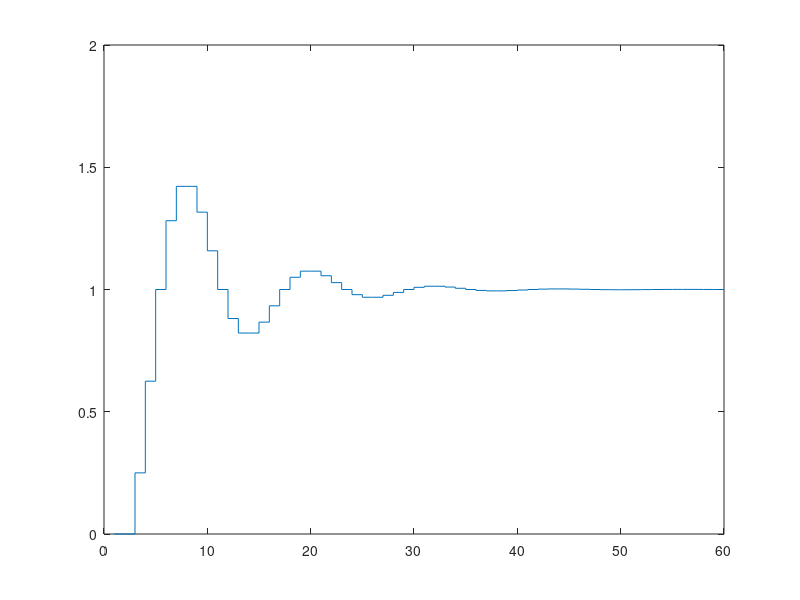

Here is the MATLAB script that generated this plot: (Note: this script raises an error after producing the figure.)
%%% questao 1

% declarações de constantes e vetores

T = 0.5;
k = 60;
xi = 0.5;
wn = 1;

y = zeros(1, k);
u = ones(1, k);
t = 1:1:k;

% iterador para equações de diferenças
for i=3:1:k
    y(i) = ((wn*T)^2)*u(i-2) - (2*xi*wn*T-2)*y(i-1) - ((wn*T)^2 - 2*xi*wn*T + 1)*y(i-2);
    %y(i) = ((wn*T)^2/((wn*T)^2 + 2*xi*wn*T + 1))*u(i)  + ((2*xi*wn*T+2)/((wn*T)^2 + 2*xi*wn*T + 1))*y(i-1) - (((wn*T)^2 + 2*xi*wn*T + 1)^(-1))*y(i-2);
end

stairs(t, y)

%%% questao 2

% declarações de constantes e vetores

k2 = [27.825; 59.93];
num = [0.003679 0.002642];
den = [1 -1.3679 0.3679];

% o -1 significa dominio Z(discretizado)
G = tf(num, den, -1);

%rlocus(H, [27.825, 59.93])

H = feedback(G, 1);

rlocusplot(H, k2);
G
H%%% questao 1

% declarações de constantes e vetores

T = 0.5;
k = 60;
xi = 0.5;
wn = 1;

y = zeros(1, k);
u = ones(1, k);
t = 1:1:k;

% iterador para equações de diferenças
for i=3:1:k
    y(i) = ((wn*T)^2)*u(i-2) - (2*xi*wn*T-2)*y(i-1) - ((wn*T)^2 - 2*xi*wn*T + 1)*y(i-2);
    %y(i) = ((wn*T)^2/((wn*T)^2 + 2*xi*wn*T + 1))*u(i)  + ((2*xi*wn*T+2)/((wn*T)^2 + 2*xi*wn*T + 1))*y(i-1) - (((wn*T)^2 + 2*xi*wn*T + 1)^(-1))*y(i-2);
end

stairs(t, y)

%%% questao 2

% declarações de constantes e vetores

k2 = [27.825; 59.93];
num = [0.003679 0.002642];
den = [1 -1.3679 0.3679];

% o -1 significa dominio Z(discretizado)
G = tf(num, den, -1);

%rlocus(H, [27.825, 59.93])

H = feedback(G, 1);

rlocusplot(H, k2);
G
H